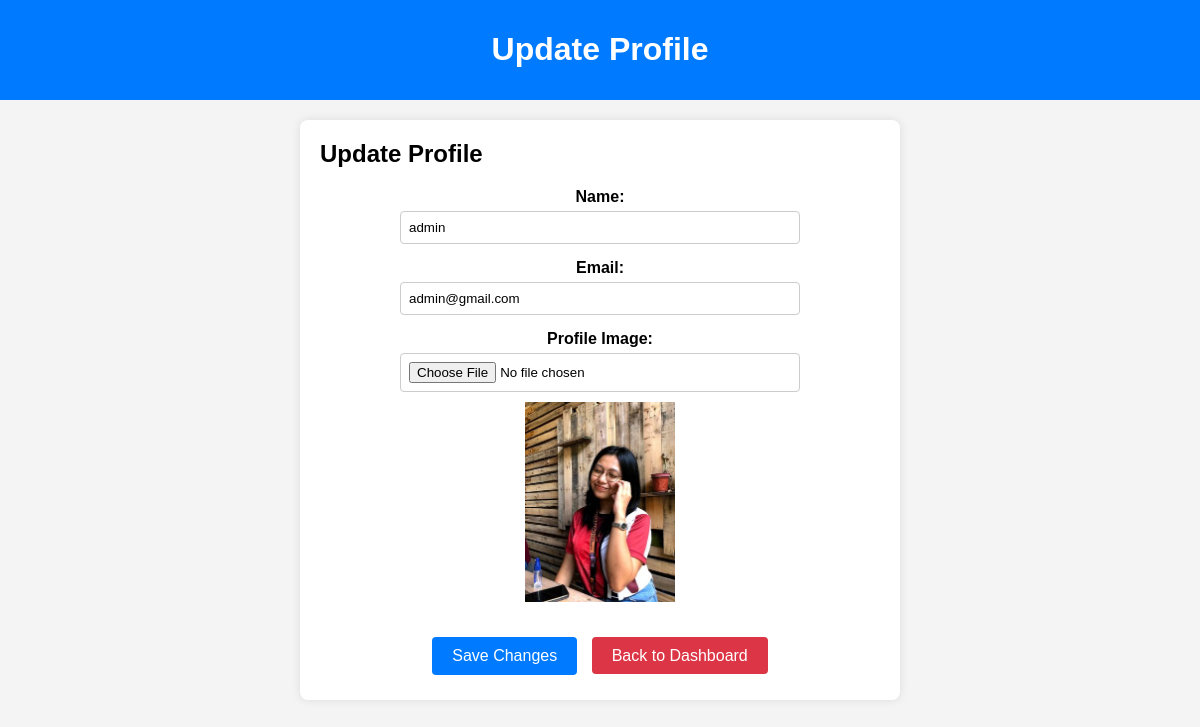
The page /admin/update_profile.php (signed in) on the database as committed earlier.
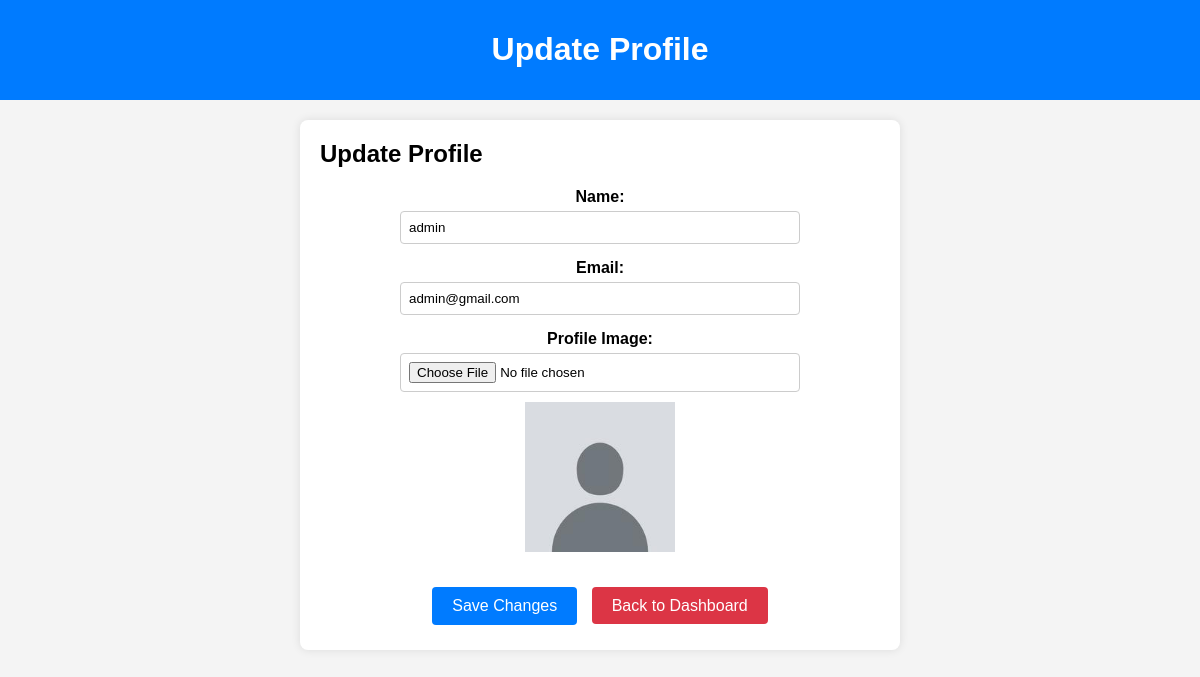
The same page on the database as committed later.
### tables this page shows
CREATE TABLE `users` (
  `id` int(11) NOT NULL,
  `name` varchar(255) NOT NULL,
  `email` varchar(255) NOT NULL,
  `email_verified` tinyint(1) DEFAULT 0,
  `password` varchar(255) NOT NULL,
  `user_type` enum('admin','doctor','patient') NOT NULL,
  `created_at` timestamp NOT NULL DEFAULT current_timestamp(),
  `updated_at` timestamp NOT NULL DEFAULT current_timestamp() ON UPDATE current_timestamp(),
  `image` varchar(255) DEFAULT 'default_images/default.jpg'
);

### admin/update_profile.php (the view, shortened to what this page needs)
<?php
include '../db.php';
$user_id = $_SESSION['user_id'];
$stmt = $pdo->prepare("SELECT name, email, image FROM users WHERE id = ?");
$stmt->execute([$user_id]);
$user = $stmt->fetch();
?>
<!DOCTYPE html>
<html lang="en">
<head>
</head>
<body>
<div class="navbar">
    <h1>Update Profile</h1>
</div>
<div class="container">
    <div class="card">
        <h2>Update Profile</h2>
        <form action="" method="post" enctype="multipart/form-data">
            <div class="form-group">
                <label for="name">Name:</label>
                <input type="text" id="name" name="name" value="<?php echo htmlspecialchars($user['name']); ?>" required>
            </div>
            <div class="form-group">
                <label for="email">Email:</label>
                <input type="email" id="email" name="email" value="<?php echo htmlspecialchars($user['email']); ?>" required>
            </div>
            <div class="form-group">
                <label for="image">Profile Image:</label>
                <input type="file" id="image" name="image" accept="image/*">
                <?php if ($user['image']): ?>
                    <img src="../uploads/<?php echo htmlspecialchars($user['image']); ?>" alt="Profile Image" class="profile-image">
                <?php endif; ?>
            </div>
            <div class="button-group">
                <button type="submit" class="save-button">Save Changes</button>
                <a href="admin_dashboard.php" class="cancel-button">Back to Dashboard</a>
            </div>
        </form>
    </div>
</div>
</body>
</html>

Rows that differ between the two databases and show on the page:
changed users "admin": image: picture removed, a placeholder shows
